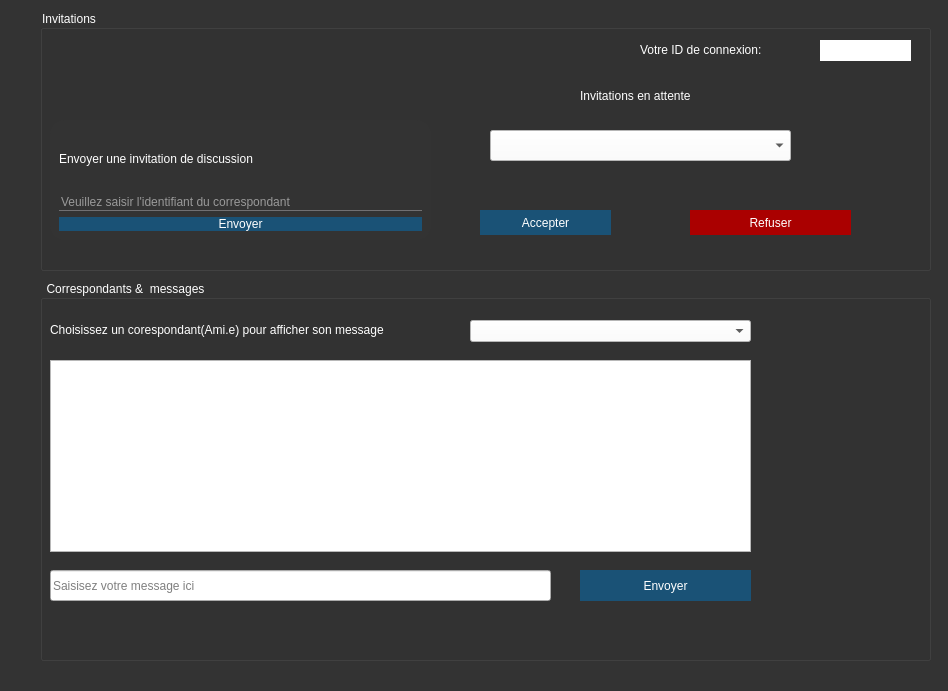
<?xml version="1.0" encoding="UTF-8"?>
<ui version="4.0">
 <class>chat</class>
 <widget class="QDialog" name="chat">
  <property name="geometry">
   <rect>
    <x>0</x>
    <y>0</y>
    <width>948</width>
    <height>691</height>
   </rect>
  </property>
  <property name="windowTitle">
   <string>Dialog</string>
  </property>
  <property name="styleSheet">
   <string notr="true">#chat{
	border-radius:60px;
	background-color: rgb(51, 51, 51);
}

</string>
  </property>
  <widget class="QGroupBox" name="groupBoxInvitation">
   <property name="enabled">
    <bool>true</bool>
   </property>
   <property name="geometry">
    <rect>
     <x>40</x>
     <y>10</y>
     <width>891</width>
     <height>261</height>
    </rect>
   </property>
   <property name="styleSheet">
    <string notr="true">#groupBoxInvitation{
	color: rgb(255, 255, 255);
font: 75 18pt &quot;Arial&quot;;
}</string>
   </property>
   <property name="title">
    <string>Invitations</string>
   </property>
   <widget class="QFrame" name="frameConnexion">
    <property name="geometry">
     <rect>
      <x>10</x>
      <y>110</y>
      <width>381</width>
      <height>120</height>
     </rect>
    </property>
    <property name="styleSheet">
     <string notr="true">background-color: rgb(51, 51, 51);
border-radius: 15px;</string>
    </property>
    <property name="frameShape">
     <enum>QFrame::StyledPanel</enum>
    </property>
    <property name="frameShadow">
     <enum>QFrame::Raised</enum>
    </property>
    <layout class="QGridLayout" name="gridLayout">
     <item row="6" column="0">
      <widget class="QLineEdit" name="lineEditEnvoyerInvitation">
       <property name="enabled">
        <bool>true</bool>
       </property>
       <property name="styleSheet">
        <string notr="true">background-color: transparent;
color: rgb(255, 255, 255);
font: 14pt &quot;Arial&quot;;
border: none;
border-bottom: 1px solid #717072;</string>
       </property>
       <property name="text">
        <string/>
       </property>
       <property name="placeholderText">
        <string>Veuillez saisir l'identifiant du correspondant</string>
       </property>
      </widget>
     </item>
     <item row="1" column="0">
      <widget class="QLabel" name="labelEnvoyerInvitation">
       <property name="styleSheet">
        <string notr="true">font: 14pt &quot;Arial&quot;;
color: rgb(255, 255, 255);</string>
       </property>
       <property name="text">
        <string>Envoyer une invitation de discussion</string>
       </property>
      </widget>
     </item>
     <item row="7" column="0">
      <widget class="QPushButton" name="pushButtonEnvoyerInv">
       <property name="styleSheet">
        <string notr="true">font: 16pt &quot;Roboto&quot;;
color: rgb(255, 255, 255);
background-color: rgb(26, 82, 118);
border-radius: 60px;
</string>
       </property>
       <property name="text">
        <string>Envoyer</string>
       </property>
      </widget>
     </item>
    </layout>
   </widget>
   <widget class="QLabel" name="labelInvitationAttente">
    <property name="geometry">
     <rect>
      <x>540</x>
      <y>70</y>
      <width>151</width>
      <height>31</height>
     </rect>
    </property>
    <property name="styleSheet">
     <string notr="true">#labelInvitationAttente{
	color: rgb(255, 255, 255);
font: 12pt &quot;Arial&quot;;
}</string>
    </property>
    <property name="text">
     <string>Invitations en attente</string>
    </property>
   </widget>
   <widget class="QComboBox" name="comboBoxListeInvitation">
    <property name="geometry">
     <rect>
      <x>450</x>
      <y>120</y>
      <width>301</width>
      <height>31</height>
     </rect>
    </property>
    <property name="styleSheet">
     <string notr="true">background-color: rgb(255, 255, 255);
color: rgb(0, 0, 0);</string>
    </property>
   </widget>
   <widget class="QLabel" name="labelIdConnesion">
    <property name="geometry">
     <rect>
      <x>600</x>
      <y>30</y>
      <width>171</width>
      <height>20</height>
     </rect>
    </property>
    <property name="styleSheet">
     <string notr="true">font: 12pt &quot;Arial&quot;;
color: rgb(255, 255, 255);</string>
    </property>
    <property name="text">
     <string>Votre ID de connexion:</string>
    </property>
   </widget>
   <widget class="QPushButton" name="pushButtonAccepter">
    <property name="geometry">
     <rect>
      <x>440</x>
      <y>200</y>
      <width>131</width>
      <height>25</height>
     </rect>
    </property>
    <property name="styleSheet">
     <string notr="true">font: 16pt &quot;Roboto&quot;;
color: rgb(255, 255, 255);
background-color: rgb(26, 82, 118);
border-radius: 60px;
</string>
    </property>
    <property name="text">
     <string>Accepter</string>
    </property>
   </widget>
   <widget class="QPushButton" name="pushButtonRefuserInvitation">
    <property name="geometry">
     <rect>
      <x>650</x>
      <y>200</y>
      <width>161</width>
      <height>25</height>
     </rect>
    </property>
    <property name="styleSheet">
     <string notr="true">font: 16pt &quot;Roboto&quot;;
color: rgb(255, 255, 255);
background-color: rgb(170, 0, 0);
border-radius: 60px;
</string>
    </property>
    <property name="text">
     <string>Refuser</string>
    </property>
   </widget>
   <widget class="QLabel" name="labelIdUtilisateur">
    <property name="enabled">
     <bool>true</bool>
    </property>
    <property name="geometry">
     <rect>
      <x>780</x>
      <y>30</y>
      <width>91</width>
      <height>21</height>
     </rect>
    </property>
    <property name="styleSheet">
     <string notr="true">background-color: rgb(255, 255, 255);
font: 75 14pt &quot;Verdana&quot;;
border-radius:61px;</string>
    </property>
    <property name="text">
     <string/>
    </property>
   </widget>
   <zorder>frameConnexion</zorder>
   <zorder>labelInvitationAttente</zorder>
   <zorder>comboBoxListeInvitation</zorder>
   <zorder>labelIdConnesion</zorder>
   <zorder>pushButtonAccepter</zorder>
   <zorder>pushButtonRefuserInvitation</zorder>
   <zorder>labelIdUtilisateur</zorder>
   <zorder>groupBoxMessage</zorder>
  </widget>
  <widget class="QGroupBox" name="groupBoxMessage">
   <property name="geometry">
    <rect>
     <x>40</x>
     <y>280</y>
     <width>891</width>
     <height>381</height>
    </rect>
   </property>
   <property name="accessibleName">
    <string> Messagerie</string>
   </property>
   <property name="styleSheet">
    <string notr="true">#groupBoxMessage{
	color: rgb(255, 255, 255);
font: 75 18pt &quot;Arial&quot;;
}</string>
   </property>
   <property name="title">
    <string>Correspondants &amp;&amp;  messages</string>
   </property>
   <widget class="QComboBox" name="comboBoxCorrespondantAmis">
    <property name="geometry">
     <rect>
      <x>430</x>
      <y>40</y>
      <width>281</width>
      <height>22</height>
     </rect>
    </property>
    <property name="styleSheet">
     <string notr="true">background-color: rgb(255, 255, 255);
color: rgb(0, 0, 0);</string>
    </property>
   </widget>
   <widget class="QLabel" name="labelChoixCorrespondant">
    <property name="geometry">
     <rect>
      <x>10</x>
      <y>40</y>
      <width>411</width>
      <height>20</height>
     </rect>
    </property>
    <property name="styleSheet">
     <string notr="true">#labelChoixCorrespondant{
	color: rgb(255, 255, 255);
font: 11pt &quot;Arial&quot;;
}</string>
    </property>
    <property name="text">
     <string>Choisissez un corespondant(Ami.e) pour afficher son message</string>
    </property>
   </widget>
   <widget class="QListWidget" name="listWidgetChat">
    <property name="geometry">
     <rect>
      <x>10</x>
      <y>80</y>
      <width>701</width>
      <height>192</height>
     </rect>
    </property>
    <property name="styleSheet">
     <string notr="true">color: rgb(0, 0, 0);</string>
    </property>
   </widget>
   <widget class="QLineEdit" name="lineEditSendMessage">
    <property name="geometry">
     <rect>
      <x>10</x>
      <y>290</y>
      <width>501</width>
      <height>31</height>
     </rect>
    </property>
    <property name="styleSheet">
     <string notr="true">color: rgb(0, 0, 0);
font: 14pt &quot;Arial&quot;;</string>
    </property>
    <property name="placeholderText">
     <string>Saisisez votre message ici</string>
    </property>
   </widget>
   <widget class="QPushButton" name="pushButtonEnvoyerMessage">
    <property name="geometry">
     <rect>
      <x>540</x>
      <y>290</y>
      <width>171</width>
      <height>31</height>
     </rect>
    </property>
    <property name="styleSheet">
     <string notr="true">font: 16pt &quot;Roboto&quot;;
color: rgb(255, 255, 255);
background-color: rgb(26, 82, 118);
border-radius: 60px;
</string>
    </property>
    <property name="text">
     <string>Envoyer</string>
    </property>
   </widget>
  </widget>
 </widget>
 <resources/>
 <connections/>
</ui>
